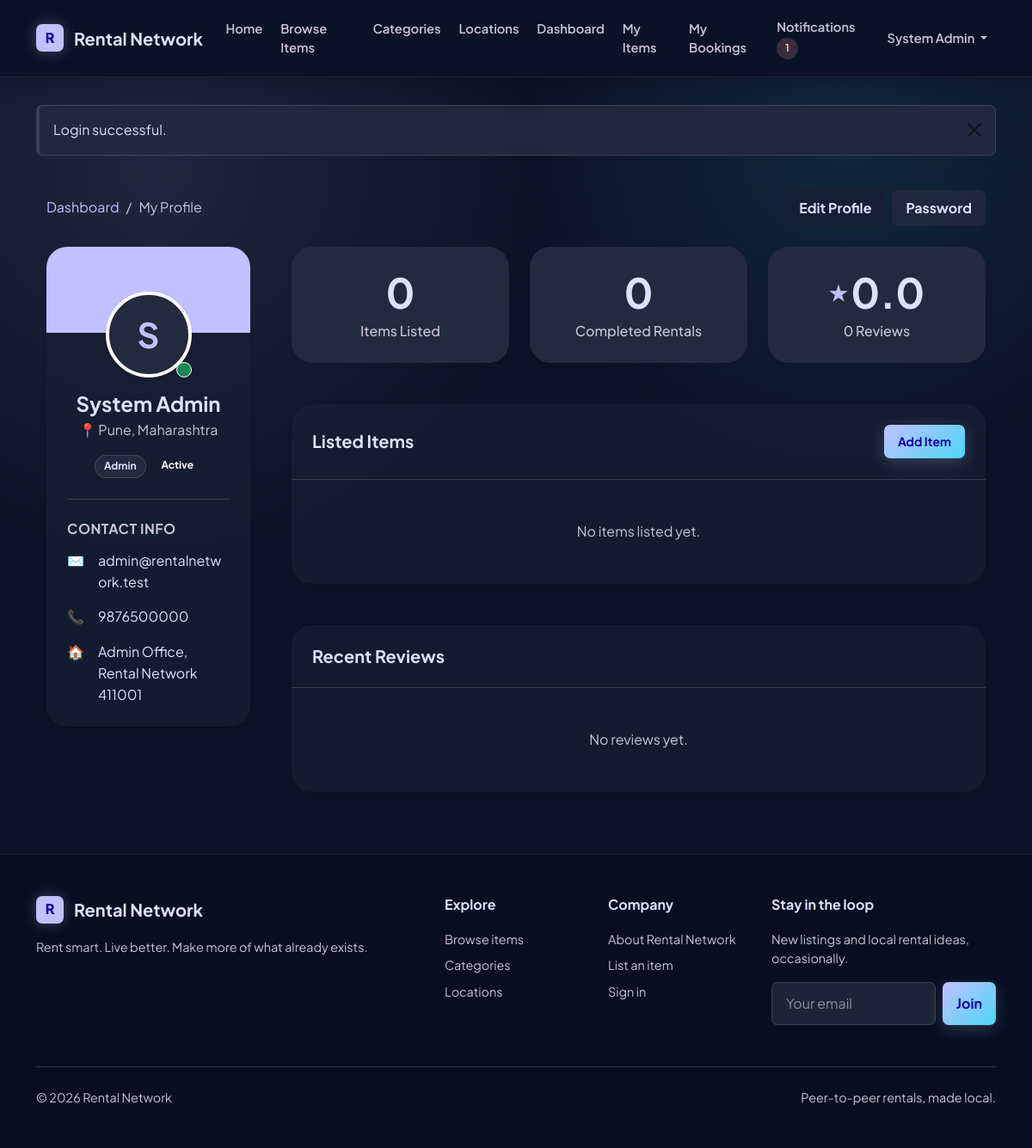
The app's page /profile.php (signed in) with its own data.
### tables this page shows
CREATE TABLE users (
  user_id INT UNSIGNED AUTO_INCREMENT PRIMARY KEY,
  name VARCHAR(100) NOT NULL,
  email VARCHAR(150) NOT NULL UNIQUE,
  phone VARCHAR(20) NOT NULL,
  password VARCHAR(255) NOT NULL,
  address VARCHAR(255) NOT NULL,
  location_address VARCHAR(255) DEFAULT NULL,
  city VARCHAR(80) NOT NULL,
  state VARCHAR(80) NOT NULL,
  pincode VARCHAR(10) NOT NULL,
  latitude DECIMAL(10,7) DEFAULT NULL,
  longitude DECIMAL(10,7) DEFAULT NULL,
  profile_image VARCHAR(255) DEFAULT NULL,
  role ENUM('User', 'Admin') NOT NULL DEFAULT 'User',
  status ENUM('Active', 'Blocked') NOT NULL DEFAULT 'Active',
  reset_token VARCHAR(255) DEFAULT NULL,
  reset_expires DATETIME DEFAULT NULL,
  created_at TIMESTAMP NOT NULL DEFAULT CURRENT_TIMESTAMP,
  updated_at TIMESTAMP NOT NULL DEFAULT CURRENT_TIMESTAMP ON UPDATE CURRENT_TIMESTAMP,
  INDEX idx_users_role_status (role, status),
  INDEX idx_users_location (city, state, pincode),
  INDEX idx_users_coordinates (latitude, longitude)
);

### profile.php (the view, shortened to what this page needs)
<?php
require_once __DIR__ . '/includes/db.php';
$profileId = isset($_GET['id']) ? (int) $_GET['id'] : current_user_id();
$isOwnProfile = $profileId === current_user_id();
$statement = $pdo->prepare('SELECT * FROM users WHERE user_id = ? LIMIT 1');
$statement->execute([$profileId]);
$profileUser = $statement->fetch();
$itemsListed = dashboard_count($pdo, 'SELECT COUNT(*) FROM items WHERE owner_id = ?', [$profileId]);
$completedRentals = dashboard_count(
    $pdo,
    "SELECT COUNT(*) FROM bookings WHERE booking_status = 'Completed' AND (renter_id = ? OR owner_id = ?)",
    [$profileId, $profileId]
);
$ratingStatement = $pdo->prepare('SELECT AVG(rating) AS average_rating, COUNT(*) AS total_reviews FROM reviews WHERE owner_id = ?');
$ratingStatement->execute([$profileId]);
$ratingSummary = $ratingStatement->fetch() ?: ['average_rating' => 0, 'total_reviews' => 0];
$reviewsStatement = $pdo->prepare("
    SELECT r.rating, r.review_text, r.created_at, i.item_name, u.name AS reviewer_name
    FROM reviews r
    INNER JOIN items i ON i.item_id = r.item_id
    INNER JOIN users u ON u.user_id = r.reviewer_id
    WHERE r.owner_id = ?
    ORDER BY r.created_at DESC
    LIMIT 10
");
$reviewsStatement->execute([$profileId]);
$reviews = $reviewsStatement->fetchAll();
$itemsStatement = $pdo->prepare("
    SELECT i.item_id, i.item_name, i.rental_price, i.status, i.location, c.category_name
    FROM items i
    INNER JOIN categories c ON c.category_id = i.category_id
    WHERE i.owner_id = ?
    ORDER BY i.created_at DESC
    LIMIT 6
");
$itemsStatement->execute([$profileId]);
$listedItems = $itemsStatement->fetchAll();
$profileImagePath = '';
$averageRating = (float) ($ratingSummary['average_rating'] ?? 0);
$totalReviews = (int) ($ratingSummary['total_reviews'] ?? 0);
$initials = strtoupper(substr($profileUser['name'], 0, 1));
require_once __DIR__ . '/includes/header.php';
?>
<div class="container-fluid max-w-1400 py-4">
    <div class="d-flex justify-content-between align-items-center mb-4">
        <nav aria-label="breadcrumb">
            <ol class="breadcrumb mb-0">
                <li class="breadcrumb-item"><a href="<?php echo e(base_url('dashboard.php')); ?>" class="text-brand text-decoration-none">Dashboard</a></li>
                <li class="breadcrumb-item active" aria-current="page"><?php echo e($isOwnProfile ? 'My Profile' : 'User Profile'); ?></li>
            </ol>
        </nav>
        <?php if ($isOwnProfile) : ?>
            <div class="d-flex gap-2">
                <a href="<?php echo e(base_url('edit_profile.php')); ?>" class="btn btn-outline-brand">Edit Profile</a>
                <a href="<?php echo e(base_url('change_password.php')); ?>" class="btn btn-outline-secondary">Password</a>
            </div>
        <?php endif; ?>
    </div>
    <div class="row g-5">
        <div class="col-lg-4 col-xl-3">
            <div class="card border-0 shadow-sm rounded-4 position-relative overflow-hidden mb-4">
                <div class="bg-brand w-100" style="height: 100px; background: linear-gradient(135deg, var(--brand-emerald), var(--brand-dark));"></div>
                <div class="card-body px-4 pb-4 pt-0 text-center">
                    <div class="position-relative d-inline-block" style="margin-top: -50px; margin-bottom: 1rem;">
                        <?php if ($profileImagePath !== '') : ?>
                            <img src="<?php echo e(base_url($profileImagePath)); ?>" alt="<?php echo e($profileUser['name']); ?>" class="rounded-circle object-fit-cover border border-4 border-white shadow-sm" style="width: 100px; height: 100px; background-color: #fff;">
                        <?php else : ?>
                            <div class="rounded-circle border border-4 border-white shadow-sm bg-surface-alt text-brand d-flex align-items-center justify-content-center fw-bold display-6 mx-auto" style="width: 100px; height: 100px; background-color: #fff;">
                                <?php echo e($initials); ?>
                            </div>
                        <?php endif; ?>
                        <?php if($profileUser['status'] === 'Active'): ?>
                            <span class="position-absolute bottom-0 end-0 p-2 bg-success border border-light rounded-circle" title="Active">
                            </span>
                        <?php endif; ?>
                    </div>
                    <h1 class="h4 fw-bold mb-1"><?php echo e($profileUser['name']); ?></h1>
                    <p class="text-muted mb-3">📍 <?php echo e($profileUser['city']); ?>, <?php echo e($profileUser['state']); ?></p>
                    <div class="d-flex justify-content-center gap-2 mb-4">
                        <span class="badge bg-surface-alt text-dark border border-subtle"><?php echo e($profileUser['role']); ?></span>
                        <span class="badge badge-<?php echo e(strtolower($profileUser['status']) === 'active' ? 'available' : 'rented'); ?>"><?php echo e($profileUser['status']); ?></span>
                    </div>
                    <div class="text-start border-top border-subtle pt-4">
                        <h2 class="h6 fw-bold mb-3 text-uppercase text-muted" style="letter-spacing: 0.5px;">Contact Info</h2>
                        <ul class="list-unstyled mb-0 d-flex flex-column gap-3">
                            <li class="d-flex align-items-start gap-3">
                                <span class="text-muted">✉️</span>
                                <span class="text-break"><?php echo e($profileUser['email']); ?></span>
                            </li>
                            <li class="d-flex align-items-start gap-3">
                                <span class="text-muted">📞</span>
                                <span><?php echo e($profileUser['phone']); ?></span>
                            </li>
                            <li class="d-flex align-items-start gap-3">
                                <span class="text-muted">🏠</span>
                                <?php if ($isOwnProfile) : ?>
                                    <span><?php echo e($profileUser['address']); ?><br><?php echo e($profileUser['pincode']); ?></span>
                                <?php else : ?>
                                    <span><?php echo e($profileUser['city']); ?>, <?php echo e($profileUser['state']); ?><br><small class="text-muted">Exact address is private.</small></span>
                                <?php endif; ?>
                            </li>
                        </ul>
                    </div>
                </div>
            </div>
        </div>
        <div class="col-lg-8 col-xl-9">
            <div class="row g-4 mb-5">
                <div class="col-sm-4">
                    <div class="card border-0 shadow-sm rounded-4 h-100 bg-surface-alt">
                        <div class="card-body p-4 text-center">
                            <div class="display-5 fw-bold text-dark mb-1"><?php echo e($itemsListed); ?></div>
                            <div class="text-muted fw-medium">Items Listed</div>
                        </div>
                    </div>
                </div>
                <div class="col-sm-4">
                    <div class="card border-0 shadow-sm rounded-4 h-100 bg-surface-alt">
                        <div class="card-body p-4 text-center">
                            <div class="display-5 fw-bold text-dark mb-1"><?php echo e($completedRentals); ?></div>
                            <div class="text-muted fw-medium">Completed Rentals</div>
                        </div>
                    </div>
                </div>
                <div class="col-sm-4">
                    <div class="card border-0 shadow-sm rounded-4 h-100 bg-surface-alt">
                        <div class="card-body p-4 text-center">
                            <div class="display-5 fw-bold text-dark mb-1 d-flex align-items-center justify-content-center gap-1">
                                <span class="text-brand fs-4">★</span> <?php echo e(number_format($averageRating, 1)); ?>
                            </div>
                            <div class="text-muted fw-medium"><?php echo e($totalReviews); ?> Reviews</div>
                        </div>
                    </div>
                </div>
            </div>
            <div class="card border-0 shadow-sm rounded-4 mb-5">
                <div class="card-header bg-transparent border-bottom border-subtle d-flex justify-content-between align-items-center p-4">
                    <h2 class="h5 fw-bold mb-0">Listed Items</h2>
                    <?php if ($isOwnProfile) : ?>
                        <a href="<?php echo e(base_url('items/add_item.php')); ?>" class="btn btn-sm btn-brand">Add Item</a>
                    <?php endif; ?>
                </div>
                <div class="card-body p-0">
                    <?php if (empty($listedItems)) : ?>
                        <div class="p-5 text-center text-muted">
                            <p class="mb-0">No items listed yet.</p>
                        </div>
                    <?php endif; ?>
                </div>
            </div>
            <div class="card border-0 shadow-sm rounded-4">
                <div class="card-header bg-transparent border-bottom border-subtle p-4">
                    <h2 class="h5 fw-bold mb-0">Recent Reviews</h2>
                </div>
                <div class="card-body p-4">
                    <?php if (empty($reviews)) : ?>
                        <div class="text-center text-muted p-4">
                            <p class="mb-0">No reviews yet.</p>
                        </div>
                    <?php endif; ?>
                </div>
            </div>
        </div>
    </div>
</div>
<?php require_once __DIR__ . '/includes/footer.php'; ?>

### includes/navbar.php (shortened to what this page needs)
<?php
require_once __DIR__ . '/db.php';
$navUser = null;
$unreadCount = 0;
if (is_logged_in()) {
    try {
        $navUser = current_user($pdo);
        if ($navUser) {
            $unreadCount = unread_notification_count($pdo, (int) $navUser['user_id']);
        }
    } catch (Throwable $exception) {
        $navUser = null;
        $unreadCount = 0;
    }
}
?>
<nav class="navbar navbar-expand-lg navbar-light site-navbar sticky-top">
    <div class="container">
        <a class="navbar-brand brand-lockup" href="<?php echo e(base_url('index.php')); ?>">
            <span class="brand-mark" aria-hidden="true">R</span>
            <span>Rental Network</span>
        </a>
        <div class="collapse navbar-collapse" id="mainNavbar">
            <ul class="navbar-nav me-auto mb-2 mb-lg-0">
                <li class="nav-item">
                    <a class="nav-link" href="<?php echo e(base_url('index.php')); ?>">Home</a>
                </li>
                <li class="nav-item">
                    <a class="nav-link" href="<?php echo e(base_url('items/browse_items.php')); ?>">Browse Items</a>
                </li>
                <li class="nav-item">
                    <a class="nav-link" href="<?php echo e(base_url('categories/categories.php')); ?>">Categories</a>
                </li>
                <li class="nav-item">
                    <a class="nav-link" href="<?php echo e(base_url('items/locations.php')); ?>">Locations</a>
                </li>
                <?php if (is_logged_in()) : ?>
                    <li class="nav-item">
                        <a class="nav-link" href="<?php echo e(base_url('dashboard.php')); ?>">Dashboard</a>
                    </li>
                    <li class="nav-item">
                        <a class="nav-link" href="<?php echo e(base_url('items/my_items.php')); ?>">My Items</a>
                    </li>
                    <li class="nav-item">
                        <a class="nav-link" href="<?php echo e(base_url('booking/my_bookings.php')); ?>">My Bookings</a>
                    </li>
                <?php endif; ?>
            </ul>
            <ul class="navbar-nav ms-auto mb-2 mb-lg-0 align-items-lg-center">
                <?php if (is_logged_in() && $navUser) : ?>
                    <li class="nav-item">
                        <a class="nav-link" href="<?php echo e(base_url('notifications/notifications.php')); ?>">
                            Notifications
                            <?php if ($unreadCount > 0) : ?>
                                <span class="badge rounded-pill text-bg-danger"><?php echo e($unreadCount); ?></span>
                            <?php endif; ?>
                        </a>
                    </li>
                    <li class="nav-item dropdown">
                        <a class="nav-link dropdown-toggle" href="#" role="button" data-bs-toggle="dropdown" aria-expanded="false">
                            <?php echo e($navUser['name']); ?>
                        </a>
                    </li>
                <?php endif; ?>
            </ul>
        </div>
    </div>
</nav>

### profile.php (style rules this page uses)
.max-w-1400 { max-width: 1400px; margin: 0 auto; }

### records on screen
users: user_id "1", name "System Admin", name "S", city "Pune", state "Maharashtra", role "Admin", status "Active", email "admin@rentalnetwork.test", phone "9876500000", address "Admin Office, Rental Network", pincode "411001"

### other values on screen
$flash['message'] "Login successful."
$isOwnProfile ? 'My Profile' : 'User Profile' "My Profile"
$itemsListed "0"
$completedRentals "0"
$averageRating "0.0"
$totalReviews "0"
